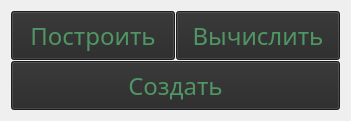
   <widget class="QWidget" name="gridLayoutWidget">
    <property name="geometry">
     <rect>
      <x>10</x>
      <y>130</y>
      <width>351</width>
      <height>121</height>
     </rect>
    </property>
    <layout class="QGridLayout" name="gridLayout">
     <property name="spacing">
      <number>1</number>
     </property>
     <item row="0" column="0">
      <widget class="QPushButton" name="build">
       <property name="sizePolicy">
        <sizepolicy hsizetype="Expanding" vsizetype="Expanding">
         <horstretch>0</horstretch>
         <verstretch>0</verstretch>
        </sizepolicy>
       </property>
       <property name="font">
        <font>
         <family>GOST type B</family>
         <pointsize>18</pointsize>
        </font>
       </property>
       <property name="styleSheet">
        <string notr="true">background-color: rgb(40,40,40);
color: rgb(80, 150, 100);</string>
       </property>
       <property name="text">
        <string>Построить</string>
       </property>
      </widget>
     </item>
     <item row="0" column="1">
      <widget class="QPushButton" name="run">
       <property name="sizePolicy">
        <sizepolicy hsizetype="Expanding" vsizetype="Expanding">
         <horstretch>0</horstretch>
         <verstretch>0</verstretch>
        </sizepolicy>
       </property>
       <property name="font">
        <font>
         <family>GOST type B</family>
         <pointsize>18</pointsize>
        </font>
       </property>
       <property name="styleSheet">
        <string notr="true">background-color: rgb(40, 40, 40);
color: rgb(80, 150, 100);</string>
       </property>
       <property name="text">
        <string>Вычислить</string>
       </property>
      </widget>
     </item>
     <item row="2" column="0" colspan="2">
      <widget class="QPushButton" name="create">
       <property name="sizePolicy">
        <sizepolicy hsizetype="Expanding" vsizetype="Expanding">
         <horstretch>0</horstretch>
         <verstretch>0</verstretch>
        </sizepolicy>
       </property>
       <property name="font">
        <font>
         <family>GOST type B</family>
         <pointsize>18</pointsize>
        </font>
       </property>
       <property name="styleSheet">
        <string notr="true">background-color: rgb(40, 40, 40);
color: rgb(80, 150, 100);</string>
       </property>
       <property name="text">
        <string>Создать</string>
       </property>
      </widget>
     </item>
    </layout>
   </widget>
